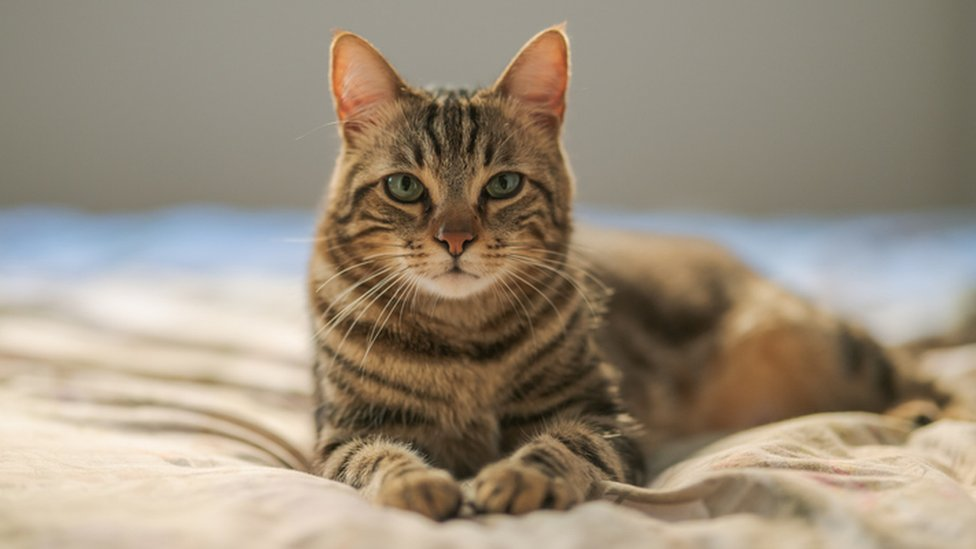
#> input picture ex.jpg, 976 x 549 px
$ python hist_mod.py
#> lines starting #> are read from the running program, lines starting #| are printed output that depends on the picture; long printed decimals are rounded
import cv2
import numpy as np
from matplotlib import pyplot as plt


# load an image in grayscale mode
img = cv2.imread('ex.jpg')
#> img is the input picture: shape (549, 976, 3); mean B, G, R 124.7, 142.7, 155.3
img = cv2.cvtColor(img, cv2.COLOR_BGR2Luv)
#> img: shape (549, 976, 3); mean of channels 0, 1, 2 151.1, 103.1, 150
img = cv2.resize(img, (225, 225))
#> img: shape (225, 225, 3); mean of channels 0, 1, 2 151, 103.1, 149.9
# cv2.imshow("frame",img)
# cv2.waitKey(0)
# cv2.destroyAllWindows()

l, u, v = cv2.split(img)
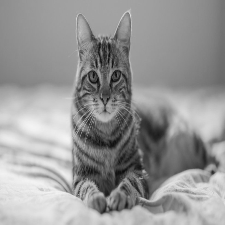
#> l: shape (225, 225); min 11, max 244, mean 151
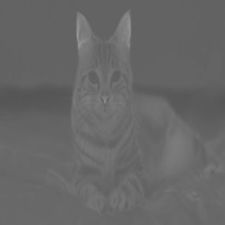
#> u: shape (225, 225); min 85, max 151, mean 103.1
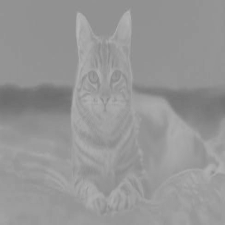
#> v: shape (225, 225); min 109, max 183, mean 149.9

eq_histl = cv2.equalizeHist(l)
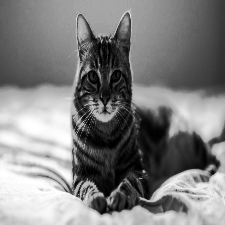
#> eq_histl: shape (225, 225); min 0, max 255, mean 128.4
eq_histu = cv2.equalizeHist(u)
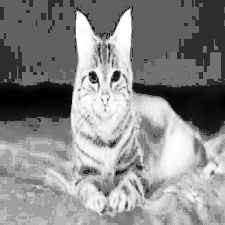
#> eq_histu: shape (225, 225); min 0, max 255, mean 137.4
eq_histv = cv2.equalizeHist(v)
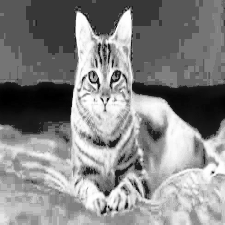
#> eq_histv: shape (225, 225); min 0, max 255, mean 133.5

# calculate frequency of pixels in range 0-255

histl = cv2.calcHist([l], [0], None, [len(eq_histl)], [0, len(eq_histl)])
#> histl = 225 values, max 902 at index 162, min 0 at index 0, mean 212.9
histu = cv2.calcHist([u], [0], None, [len(eq_histu)], [0, len(eq_histu)])
#> histu = 225 values, max 10141 at index 99, min 0 at index 0, mean 225
histv = cv2.calcHist([v], [0], None, [len(eq_histv)], [0, len(eq_histv)])
#> histv = 225 values, max 6519 at index 146, min 0 at index 0, mean 225


# finding sum of squares
sum_sql = np.sum(np.square(eq_histl - histl))
#> sum_sql = 2.25e+09
sum_squ = np.sum(np.square(eq_histu - histu))
#> sum_squ = 4.42e+10
sum_sqv = np.sum(np.square(eq_histv - histv))
#> sum_sqv = 2.5e+10


# Doing squareroot and
d_l=np.sqrt(sum_sql)/2
#> d_l = 23728.8
d_u=np.sqrt(sum_squ)/2
#> d_u = 105146.4
d_v=np.sqrt(sum_sqv)/2
#> d_v = 79062.2
# printing Euclidean distance
print(d_l,d_u,d_v)
#| 23728.791 105146.398 79062.227
